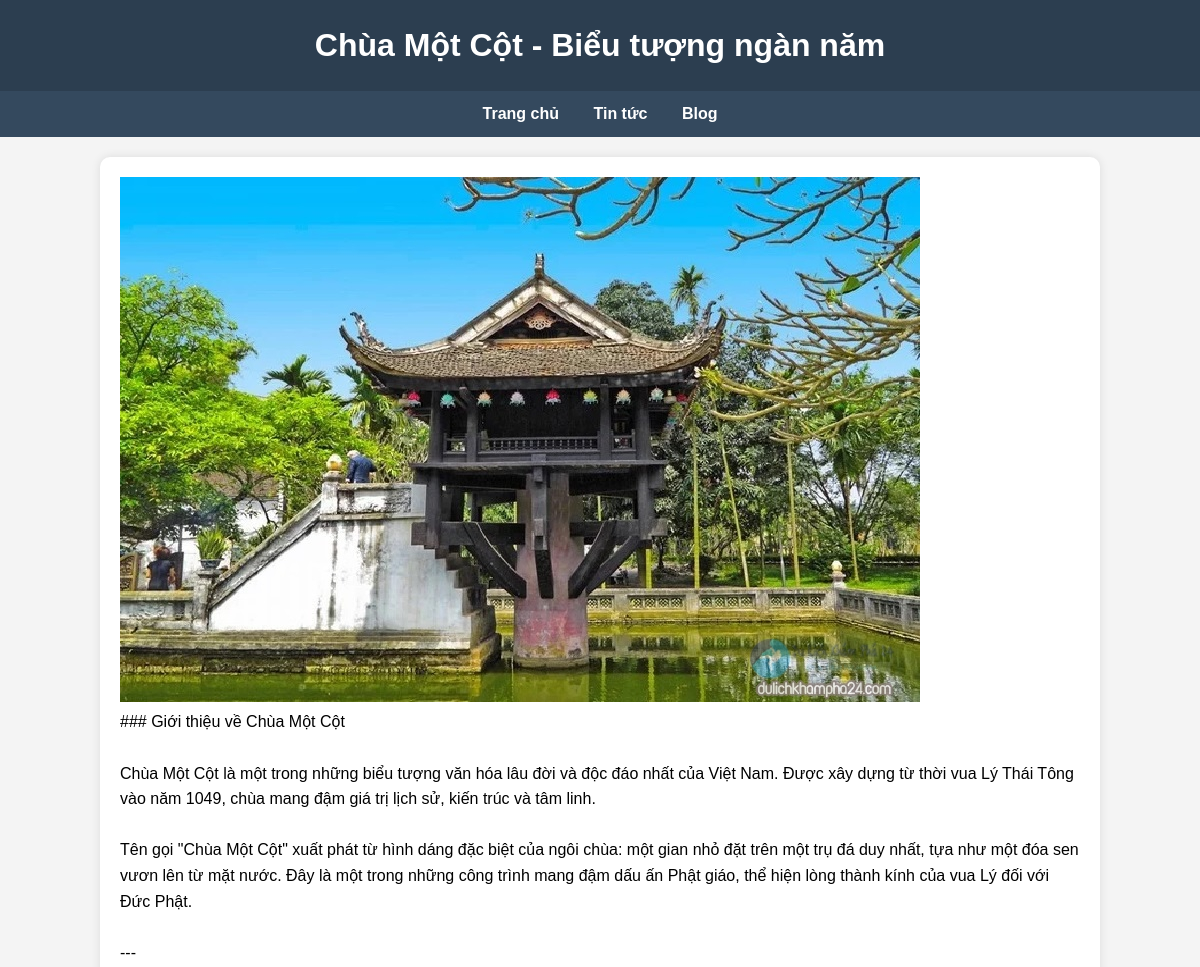
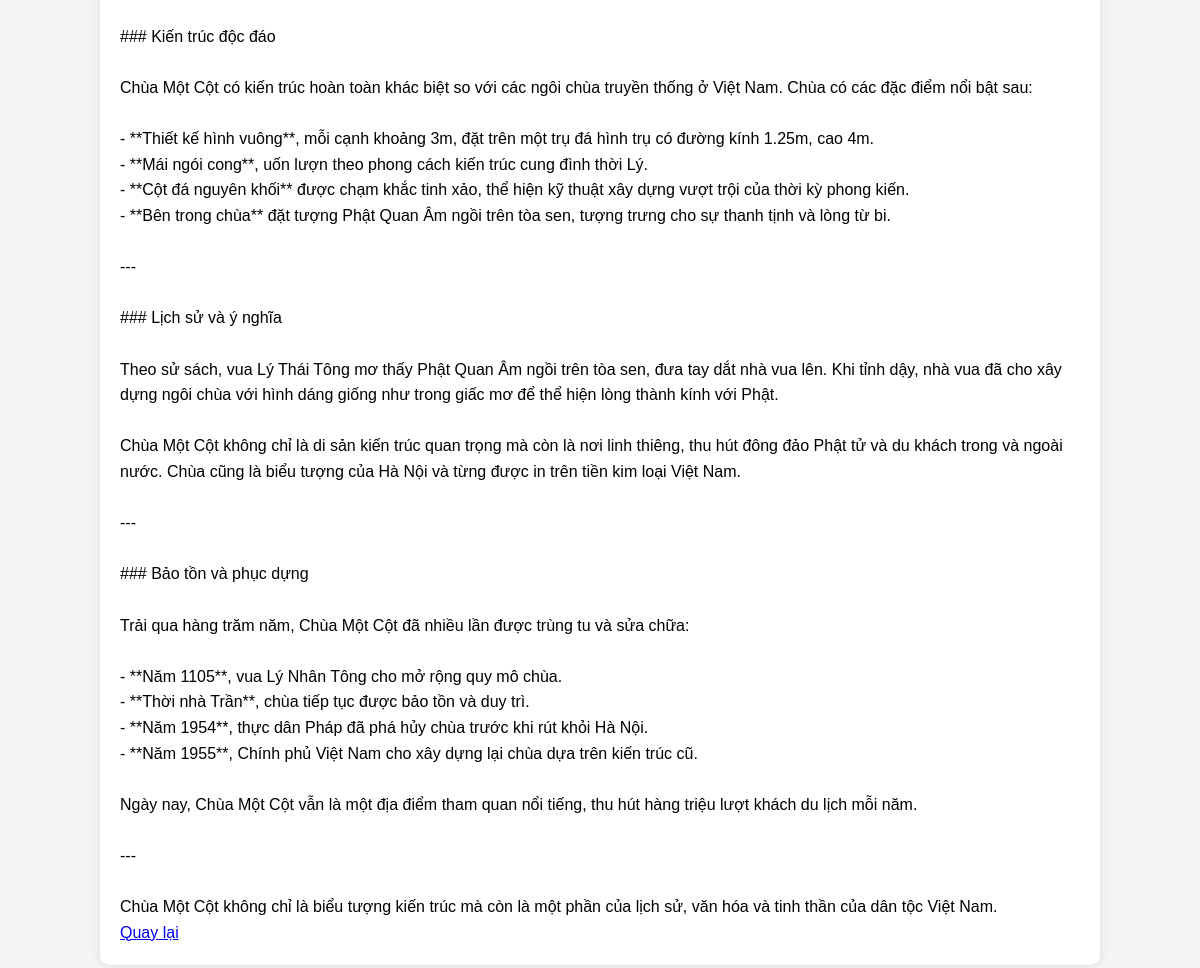
The app's page /pages/tintuc/heritage.php?id=1 with its own data (2 pictures, top to bottom).
### tables this page shows
CREATE TABLE `tintuc` (
  `id` int(11) NOT NULL,
  `tieude` varchar(255) NOT NULL,
  `noidung` text NOT NULL,
  `hinhanh` varchar(255) NOT NULL
);

### pages/tintuc/heritage.php (the view, shortened to what this page needs)
<?php
include '../../includes/db.php';
if (isset($_GET['id'])) {
    $id = intval($_GET['id']);
    $sql = "SELECT tieude, noidung, hinhanh FROM tintuc WHERE id = $id";
    $result = $conn->query($sql);
    if ($result->num_rows > 0) {
        $article = $result->fetch_assoc();
    } else {
        die("Bài viết không tồn tại!");
    }
} else {
    die("Thiếu ID bài viết!");
}
?>
<!DOCTYPE html>
<html lang="vi">
<head>
    <link rel="stylesheet" href="style.css">
</head>
<body>
    <header>
        <h1><?php echo $article["tieude"]; ?></h1>
    </header>
    <nav>
        <a href="../../index.php">Trang chủ</a>
        <a href="tintuc.php">Tin tức</a>
        <a href="../blog/blog.php">Blog</a>
    </nav>
    <div class="container single-article">
        <img src="../images/<?php echo $article["hinhanh"]; ?>" alt="<?php echo $article["tieude"]; ?>">
        <p><?php echo nl2br($article["noidung"]); ?></p>
        <a href="tintuc.php" class="back-link">Quay lại</a>
    </div>
</body>
</html>

### pages/tintuc/style.css (style rules this page uses)
* { margin: 0; padding: 0; box-sizing: border-box; }
body { font-family: Arial, sans-serif; background-color: #f4f4f4; line-height: 1.6; }
header { background: #2c3e50; color: white; padding: 20px; text-align: center; }
nav { background: #34495e; padding: 10px; text-align: center; text-decoration: none; }
nav a { color: white; margin: 0 15px; text-decoration: none; font-weight: bold; }
.container { max-width: 1000px; margin: 20px auto; padding: 20px; background: white; box-shadow: 0px 0px 10px rgba(0, 0, 0, 0.1); border-radius: 10px; }
.back-link { margin-top: 20px; text-align: center; }

### records on screen
tintuc: tieude "Chùa Một Cột - Biểu tượng ngàn năm", hinhanh (picture), noidung "### Giới thiệu về Chùa Một Cột Chùa Một Cột là một trong những biểu tượng văn hóa lâu đời và độc đáo nhất của Việt Nam. Được xây dựng từ thời vua Lý Thái Tông vào năm 1049, chùa mang đậm giá trị lịch sử, kiến trúc và tâm linh. Tên gọi \"Chùa Một Cột\" xuất phát từ hình dáng đặc biệt của ngôi chùa: một gian nhỏ đặt trên một trụ đá duy nhất, tựa như một đóa sen vươn lên từ mặt nước. Đây là một trong những công trình mang đậm dấu ấn Phật giáo, thể hiện lòng thành kính của vua Lý đối với Đức Phật. --- ### Kiến trúc độc đáo Chùa Một Cột có kiến trúc hoàn toàn khác biệt so với các ngôi chùa truyền thống ở Việt Nam. Chùa có các đặc điểm nổi bật sau: - **Thiết kế hình vuông**, mỗi cạnh khoảng 3m, đặt…"
